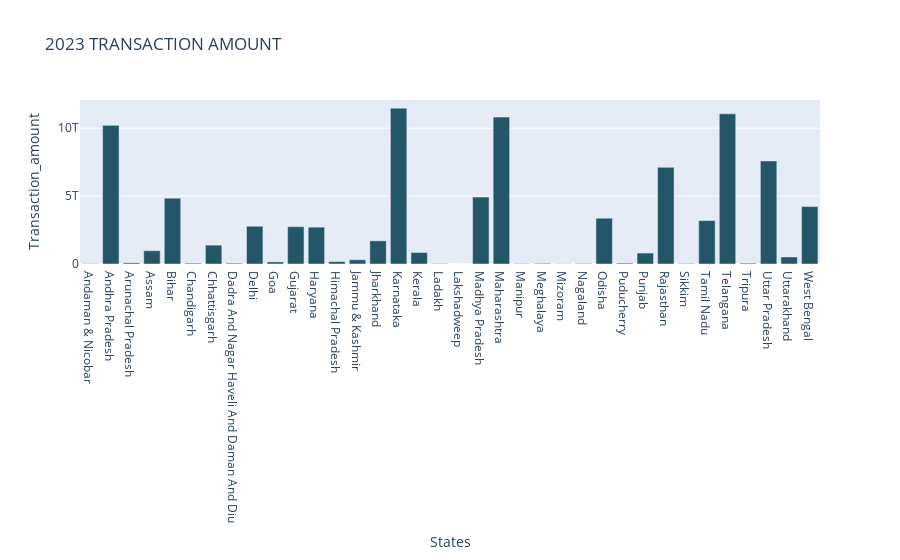
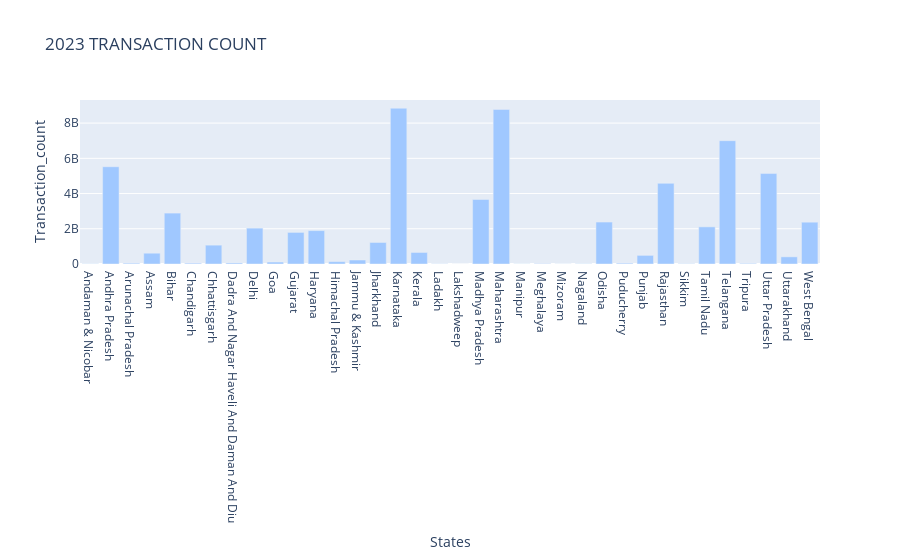

These figures' notebook cell, in order:
### Code cell
Transaction_amount_count_Y(Aggregated_transacation,2023)

### Figure 1 — Plotly figure (JSON) as saved in the notebook; plotly's stock layout.template omitted (floating-point values rounded to 4 significant figures)
{"data": [{"alignmentgroup": "True", "hovertemplate": "States=%{x}<br>Transaction_amount=%{y}<extra></extra>", "legendgroup": "", "marker": {"color": "rgb(36, 86, 104)", "pattern": {"shape": ""}}, "name": "", "offsetgroup": "", "orientation": "v", "showlegend": false, "textposition": "auto", "type": "bar", "x": ["Andaman & Nicobar", "Andhra Pradesh", "Arunachal Pradesh", "Assam", "Bihar", "Chandigarh", "Chhattisgarh", "Dadra And Nagar Haveli And Daman And Diu", "Delhi", "Goa", "Gujarat", "Haryana", "Himachal Pradesh", "Jammu & Kashmir", "Jharkhand", "Karnataka", "Kerala", "Ladakh", "Lakshadweep", "Madhya Pradesh", "Maharashtra", "Manipur", "Meghalaya", "Mizoram", "Nagaland", "Odisha", "Puducherry", "Punjab", "Rajasthan", "Sikkim", "Tamil Nadu", "Telangana", "Tripura", "Uttar Pradesh", "Uttarakhand", "West Bengal"], "xaxis": "x", "y": [20933022113, 10211019479367, 81456467998, 977126607203, 4848212877115, 58947309456, 1388610497284, 59018755818, 2780980596024, 155172024249, 2746057632855, 2712655217712, 174750829653, 311538043147, 1706690592474, 11475083645117, 846751695456, 26233684372, 397667843, 4928792428345, 10818477631726, 23458052644, 46449038873, 12794399833, 34126672259, 3372391235528, 63078124152, 806055297216, 7119974013567, 32040764350, 3197922154236, 11057352045130, 59276533097, 7592747865556, 518098625366, 4227141871987], "yaxis": "y"}], "layout": {"barmode": "relative", "legend": {"tracegroupgap": 0}, "title": {"text": "2023 TRANSACTION AMOUNT"}, "xaxis": {"anchor": "y", "domain": [0, 1], "title": {"text": "States"}}, "yaxis": {"anchor": "x", "domain": [0, 1], "title": {"text": "Transaction_amount"}}}}

### Figure 2 — Plotly figure (JSON) as saved in the notebook; plotly's stock layout.template omitted (floating-point values rounded to 4 significant figures)
{"data": [{"alignmentgroup": "True", "hovertemplate": "States=%{x}<br>Transaction_count=%{y}<extra></extra>", "legendgroup": "", "marker": {"color": "rgb(160,200,255)", "pattern": {"shape": ""}}, "name": "", "offsetgroup": "", "orientation": "v", "showlegend": false, "textposition": "auto", "type": "bar", "x": ["Andaman & Nicobar", "Andhra Pradesh", "Arunachal Pradesh", "Assam", "Bihar", "Chandigarh", "Chhattisgarh", "Dadra And Nagar Haveli And Daman And Diu", "Delhi", "Goa", "Gujarat", "Haryana", "Himachal Pradesh", "Jammu & Kashmir", "Jharkhand", "Karnataka", "Kerala", "Ladakh", "Lakshadweep", "Madhya Pradesh", "Maharashtra", "Manipur", "Meghalaya", "Mizoram", "Nagaland", "Odisha", "Puducherry", "Punjab", "Rajasthan", "Sikkim", "Tamil Nadu", "Telangana", "Tripura", "Uttar Pradesh", "Uttarakhand", "West Bengal"], "xaxis": "x", "y": [11778326, 5523341257, 45823488, 613379099, 2890430314, 47701535, 1070049582, 58833801, 2036749830, 111186366, 1792853047, 1895122365, 134352214, 226586254, 1222467784, 8846261181, 654293926, 11282645, 171674, 3663711236, 8774827659, 7843332, 22540143, 5072666, 12827081, 2382028996, 46640425, 488591286, 4581260345, 17471356, 2109208414, 7001630531, 34297902, 5135296152, 406500016, 2374642459], "yaxis": "y"}], "layout": {"barmode": "relative", "legend": {"tracegroupgap": 0}, "title": {"text": "2023 TRANSACTION COUNT"}, "xaxis": {"anchor": "y", "domain": [0, 1], "title": {"text": "States"}}, "yaxis": {"anchor": "x", "domain": [0, 1], "title": {"text": "Transaction_count"}}}}
